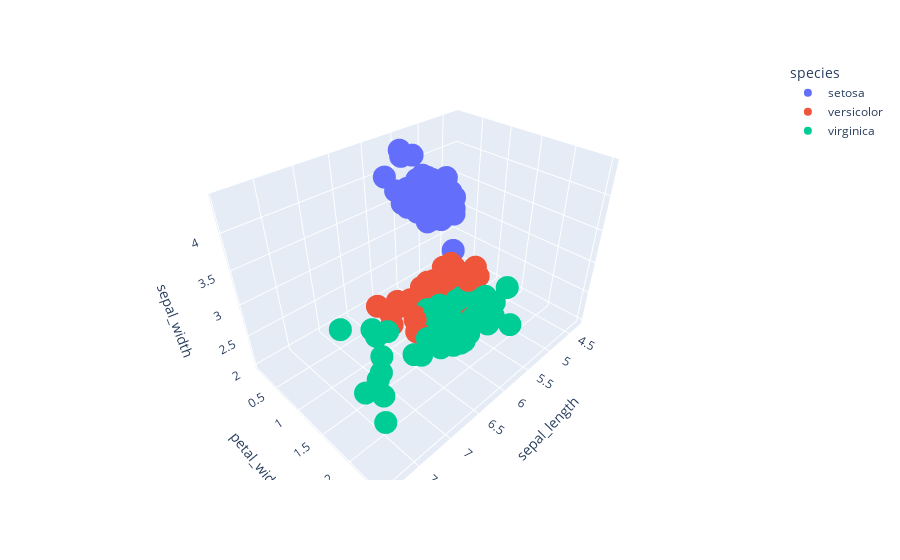

Notebook source saved alongside this figure:
### Code cell
import plotly.express as px
fig = px.scatter_3d(iris, x='sepal_length', y='petal_width', z='sepal_width', color='species')
fig.show()

### Figure 1 — Plotly figure (JSON) as saved in the notebook; plotly's stock layout.template omitted (floating-point values rounded to 4 significant figures)
{"data": [{"hovertemplate": "species=setosa<br>sepal_length=%{x}<br>petal_width=%{y}<br>sepal_width=%{z}<extra></extra>", "legendgroup": "setosa", "marker": {"color": "#636efa", "symbol": "circle"}, "mode": "markers", "name": "setosa", "scene": "scene", "showlegend": true, "type": "scatter3d", "x": [5.1, 4.9, 4.7, 4.6, 5, 5.4, 4.6, 5, 4.4, 4.9, 5.4, 4.8, 4.8, 4.3, 5.8, 5.7, 5.4, 5.1, 5.7, 5.1, 5.4, 5.1, 4.6, 5.1, 4.8, 5, 5, 5.2, 5.2, 4.7, 4.8, 5.4, 5.2, 5.5, 4.9, 5, 5.5, 4.9, 4.4, 5.1, 5, 4.5, 4.4, 5, 5.1, 4.8, 5.1, 4.6, 5.3, 5], "y": [0.2, 0.2, 0.2, 0.2, 0.2, 0.4, 0.3, 0.2, 0.2, 0.1, 0.2, 0.2, 0.1, 0.1, 0.2, 0.4, 0.4, 0.3, 0.3, 0.3, 0.2, 0.4, 0.2, 0.5, 0.2, 0.2, 0.4, 0.2, 0.2, 0.2, 0.2, 0.4, 0.1, 0.2, 0.2, 0.2, 0.2, 0.1, 0.2, 0.2, 0.3, 0.3, 0.2, 0.6, 0.4, 0.3, 0.2, 0.2, 0.2, 0.2], "z": [3.5, 3, 3.2, 3.1, 3.6, 3.9, 3.4, 3.4, 2.9, 3.1, 3.7, 3.4, 3, 3, 4, 4.4, 3.9, 3.5, 3.8, 3.8, 3.4, 3.7, 3.6, 3.3, 3.4, 3, 3.4, 3.5, 3.4, 3.2, 3.1, 3.4, 4.1, 4.2, 3.1, 3.2, 3.5, 3.6, 3, 3.4, 3.5, 2.3, 3.2, 3.5, 3.8, 3, 3.8, 3.2, 3.7, 3.3]}, {"hovertemplate": "species=versicolor<br>sepal_length=%{x}<br>petal_width=%{y}<br>sepal_width=%{z}<extra></extra>", "legendgroup": "versicolor", "marker": {"color": "#EF553B", "symbol": "circle"}, "mode": "markers", "name": "versicolor", "scene": "scene", "showlegend": true, "type": "scatter3d", "x": [7, 6.4, 6.9, 5.5, 6.5, 5.7, 6.3, 4.9, 6.6, 5.2, 5, 5.9, 6, 6.1, 5.6, 6.7, 5.6, 5.8, 6.2, 5.6, 5.9, 6.1, 6.3, 6.1, 6.4, 6.6, 6.8, 6.7, 6, 5.7, 5.5, 5.5, 5.8, 6, 5.4, 6, 6.7, 6.3, 5.6, 5.5, 5.5, 6.1, 5.8, 5, 5.6, 5.7, 5.7, 6.2, 5.1, 5.7], "y": [1.4, 1.5, 1.5, 1.3, 1.5, 1.3, 1.6, 1, 1.3, 1.4, 1, 1.5, 1, 1.4, 1.3, 1.4, 1.5, 1, 1.5, 1.1, 1.8, 1.3, 1.5, 1.2, 1.3, 1.4, 1.4, 1.7, 1.5, 1, 1.1, 1, 1.2, 1.6, 1.5, 1.6, 1.5, 1.3, 1.3, 1.3, 1.2, 1.4, 1.2, 1, 1.3, 1.2, 1.3, 1.3, 1.1, 1.3], "z": [3.2, 3.2, 3.1, 2.3, 2.8, 2.8, 3.3, 2.4, 2.9, 2.7, 2, 3, 2.2, 2.9, 2.9, 3.1, 3, 2.7, 2.2, 2.5, 3.2, 2.8, 2.5, 2.8, 2.9, 3, 2.8, 3, 2.9, 2.6, 2.4, 2.4, 2.7, 2.7, 3, 3.4, 3.1, 2.3, 3, 2.5, 2.6, 3, 2.6, 2.3, 2.7, 3, 2.9, 2.9, 2.5, 2.8]}, {"hovertemplate": "species=virginica<br>sepal_length=%{x}<br>petal_width=%{y}<br>sepal_width=%{z}<extra></extra>", "legendgroup": "virginica", "marker": {"color": "#00cc96", "symbol": "circle"}, "mode": "markers", "name": "virginica", "scene": "scene", "showlegend": true, "type": "scatter3d", "x": [6.3, 5.8, 7.1, 6.3, 6.5, 7.6, 4.9, 7.3, 6.7, 7.2, 6.5, 6.4, 6.8, 5.7, 5.8, 6.4, 6.5, 7.7, 7.7, 6, 6.9, 5.6, 7.7, 6.3, 6.7, 7.2, 6.2, 6.1, 6.4, 7.2, 7.4, 7.9, 6.4, 6.3, 6.1, 7.7, 6.3, 6.4, 6, 6.9, 6.7, 6.9, 5.8, 6.8, 6.7, 6.7, 6.3, 6.5, 6.2, 5.9], "y": [2.5, 1.9, 2.1, 1.8, 2.2, 2.1, 1.7, 1.8, 1.8, 2.5, 2, 1.9, 2.1, 2, 2.4, 2.3, 1.8, 2.2, 2.3, 1.5, 2.3, 2, 2, 1.8, 2.1, 1.8, 1.8, 1.8, 2.1, 1.6, 1.9, 2, 2.2, 1.5, 1.4, 2.3, 2.4, 1.8, 1.8, 2.1, 2.4, 2.3, 1.9, 2.3, 2.5, 2.3, 1.9, 2, 2.3, 1.8], "z": [3.3, 2.7, 3, 2.9, 3, 3, 2.5, 2.9, 2.5, 3.6, 3.2, 2.7, 3, 2.5, 2.8, 3.2, 3, 3.8, 2.6, 2.2, 3.2, 2.8, 2.8, 2.7, 3.3, 3.2, 2.8, 3, 2.8, 3, 2.8, 3.8, 2.8, 2.8, 2.6, 3, 3.4, 3.1, 3, 3.1, 3.1, 3.1, 2.7, 3.2, 3.3, 3, 2.5, 3, 3.4, 3]}], "layout": {"legend": {"title": {"text": "species"}, "tracegroupgap": 0}, "margin": {"t": 60}, "scene": {"domain": {"x": [0, 1], "y": [0, 1]}, "xaxis": {"title": {"text": "sepal_length"}}, "yaxis": {"title": {"text": "petal_width"}}, "zaxis": {"title": {"text": "sepal_width"}}}}}
